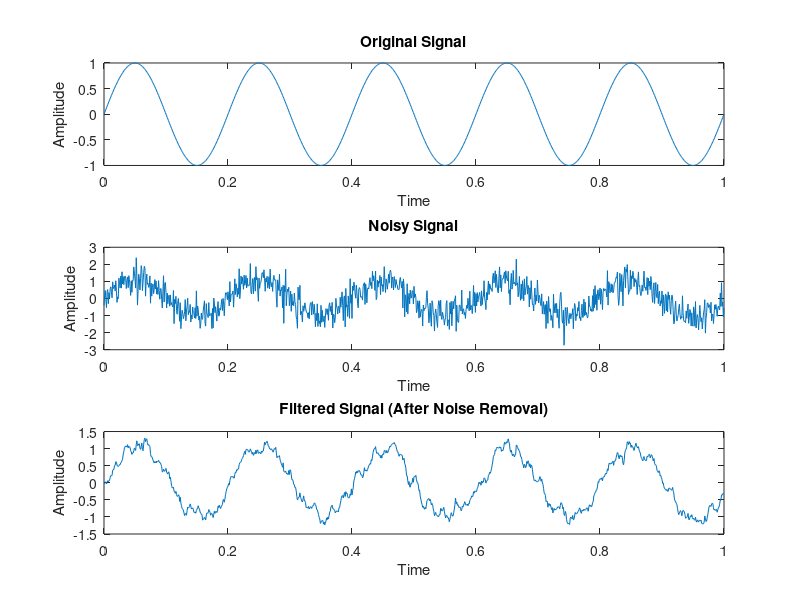
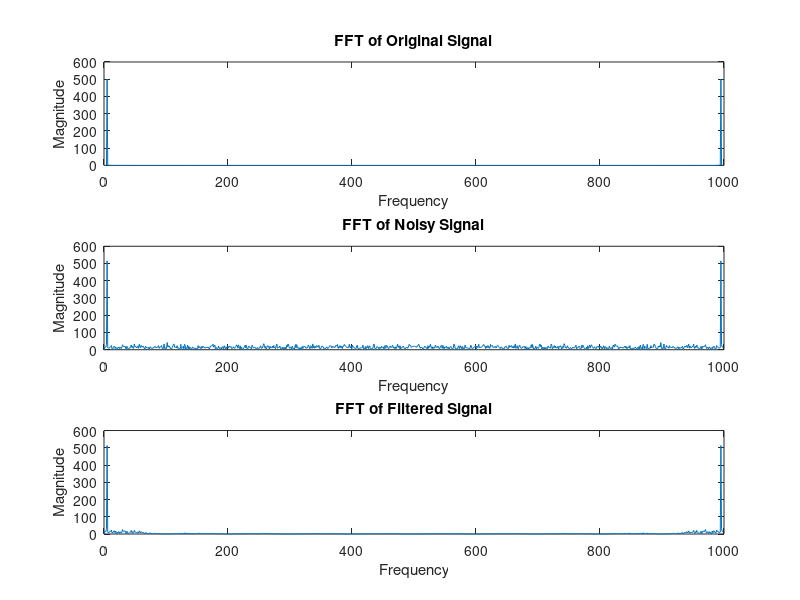

Here is the MATLAB script that generated these plots, in order:
clc; 
clear; 
close all; 
%% STEP 1: Generate Original Signal 
fs = 1000;              
t = 0:1/fs:1;           
f = 5;                  
x = sin(2*pi*f*t);      
% Sampling frequency 
% Time vector (1 second) 
% Signal frequency (5 Hz) 
% Original clean signal 
%% STEP 2: Add Noise 
noise = 0.5*randn(size(t));   % Gaussian noise 
x_noisy = x + noise;          
% Noisy signal 
%% STEP 3: Apply Moving Average Filter 
N = 10;                       
b = (1/N)*ones(1,N);          
a = 1; 
% Window size 
% Filter coefficients 
x_filtered = filter(b, a, x_noisy);   % Filtered signal 
%% STEP 4: Plot Time Domain Signals 
figure; 
subplot(3,1,1); 
plot(t, x); 
title('Original Signal'); 
xlabel('Time'); 
ylabel('Amplitude'); 
subplot(3,1,2); 
plot(t, x_noisy); 
title('Noisy Signal'); 
xlabel('Time'); 
ylabel('Amplitude'); 
subplot(3,1,3); 
plot(t, x_filtered); 
title('Filtered Signal (After Noise Removal)'); 
xlabel('Time'); 
ylabel('Amplitude'); 
%% STEP 5: Frequency Domain Analysis (FFT) 
n = length(t); 
f_axis = (0:n-1)*(fs/n); 
X = abs(fft(x)); 
X_noisy = abs(fft(x_noisy)); 
X_filtered = abs(fft(x_filtered)); 
figure; 
subplot(3,1,1); 
plot(f_axis, X); 
title('FFT of Original Signal'); 
xlabel('Frequency'); 
ylabel('Magnitude'); 
subplot(3,1,2); 
plot(f_axis, X_noisy); 
title('FFT of Noisy Signal'); 
xlabel('Frequency'); 
ylabel('Magnitude'); 
subplot(3,1,3); 
plot(f_axis, X_filtered); 
title('FFT of Filtered Signal'); 
xlabel('Frequency'); 
ylabel('Magnitude');
